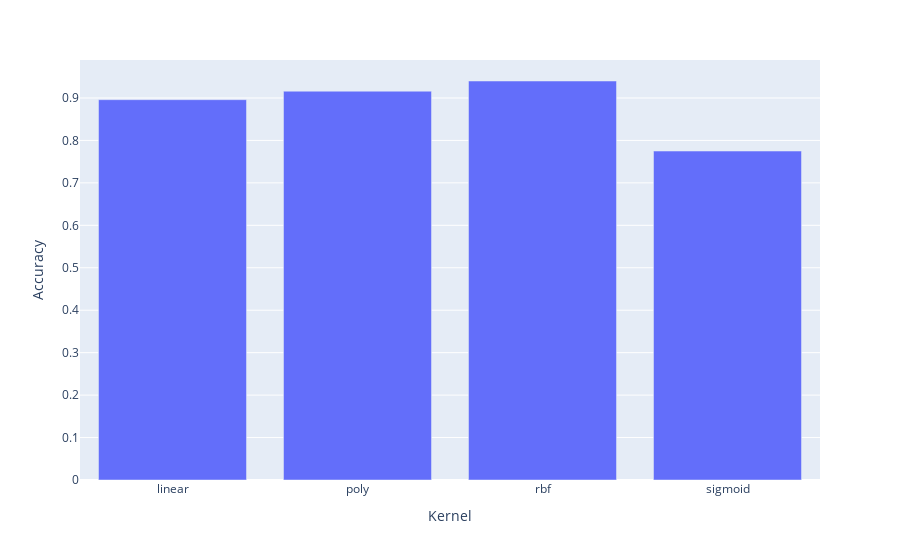

This figure's notebook cell:
### Code cell
kernel_df = result_df[result_df["C"]==22]

fig = px.bar(kernel_df, x='Kernel', y='Accuracy')
fig.show()

### Figure 1 — Plotly figure (JSON) as saved in the notebook; plotly's stock layout.template omitted (floating-point values rounded to 4 significant figures)
{"data": [{"alignmentgroup": "True", "hovertemplate": "Kernel=%{x}<br>Accuracy=%{y}<extra></extra>", "legendgroup": "", "marker": {"color": "#636efa", "pattern": {"shape": ""}}, "name": "", "offsetgroup": "", "orientation": "v", "showlegend": false, "textposition": "auto", "type": "bar", "x": ["linear", "poly", "rbf", "sigmoid"], "xaxis": "x", "y": [0.896, 0.916, 0.94, 0.775], "yaxis": "y"}], "layout": {"barmode": "relative", "legend": {"tracegroupgap": 0}, "margin": {"t": 60}, "xaxis": {"anchor": "y", "domain": [0, 1], "title": {"text": "Kernel"}}, "yaxis": {"anchor": "x", "domain": [0, 1], "title": {"text": "Accuracy"}}}}
